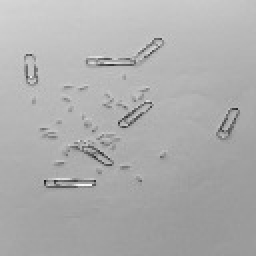
#> input picture dataset/positivos/POS1-modified-convertido-a-128x128.jpeg, 128 x 128 px (shown 2 times larger); its folder holds 4 pictures in this run
$ python exp_matriz.py
#> lines starting #> are read from the running program, lines starting #| are printed output that depends on the picture; after the words box and inside, x2 and y2 are one past the last pixel; in counts of white or black regions, pixels touching at a corner belong together
### src/utils.py
import numpy as np
from PIL import Image

def procesar_imagen(ruta):
    img = Image.open(ruta).convert('L')
    img = img.resize((128, 128))

    img_array = np.array(img)
    binaria = (img_array > 200).astype(int)
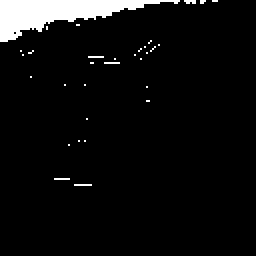
#> binaria: shape (128, 128) int64 (shown 2 times larger); values 0 (black) and 1 (white), 5.5% white; 32 white regions (31 under 20 px), largest, box (x1, y1, x2, y2) and area: (0, 0, 90, 21) 816

    return binaria.flatten()

### src/exp_matriz.py
import os
import pandas as pd
import numpy as np
import joblib

from utils import procesar_imagen

from sklearn.model_selection import train_test_split, GridSearchCV
from sklearn.metrics import accuracy_score, classification_report

from sklearn.neighbors import KNeighborsClassifier
from sklearn.naive_bayes import BernoulliNB
from sklearn.tree import DecisionTreeClassifier
from sklearn.svm import SVC


# =========================
# 1. CARGAR DATASET
# =========================


def cargar_dataset():
    X, y = [], []

    print("Procesando positivos...")
    for archivo in os.listdir("../dataset/positivos"):
        ruta = os.path.join("../dataset/positivos", archivo)
        try:
            X.append(procesar_imagen(ruta))
            y.append(1)
            print(f"✔ {archivo}")
        except Exception as e:
            print(f"❌ ERROR en {archivo}: {e}")
#> pass 2 of the loop in cargar_dataset, `for archivo in os.listdir("../dataset/positivos"):`:
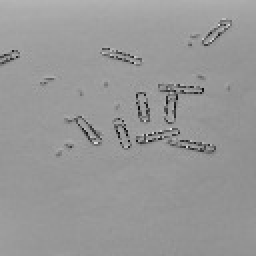
#> input picture dataset/positivos/POS10-modified-convertido-a-128x128.jpeg, 128 x 128 px (shown 2 times larger)
#> in procesar_imagen (call 2), `binaria = (img_array > 200).astype(int)`:
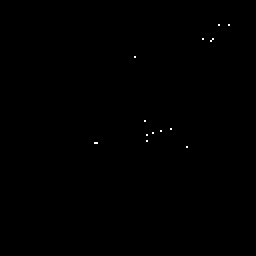
#> binaria: shape (128, 128) int64 (shown 2 times larger); values 0 (black) and 1 (white), 0.09% white in thin lines or dots, all inside (x1, y1, x2, y2) = (47, 12, 115, 74)
#> pass 3 of the loop in cargar_dataset, `for archivo in os.listdir("../dataset/positivos"):`:
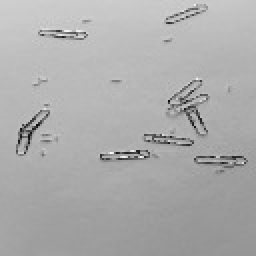
#> input picture dataset/positivos/POS11-modified-convertido-a-128x128.jpeg, 128 x 128 px (shown 2 times larger)
#> in procesar_imagen (call 3), `binaria = (img_array > 200).astype(int)`:
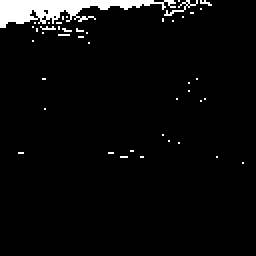
#> binaria: shape (128, 128) int64 (shown 2 times larger); values 0 (black) and 1 (white), 4.2% white; 44 white regions (42 under 20 px), largest, box (x1, y1, x2, y2) and area: (0, 0, 88, 14) 561, (82, 0, 99, 8) 30
#> the loop made 4 passes; the first 3 are shown

    print("\nProcesando negativos...")
#> (the run stopped early here; a loop or call above may not have finished)
